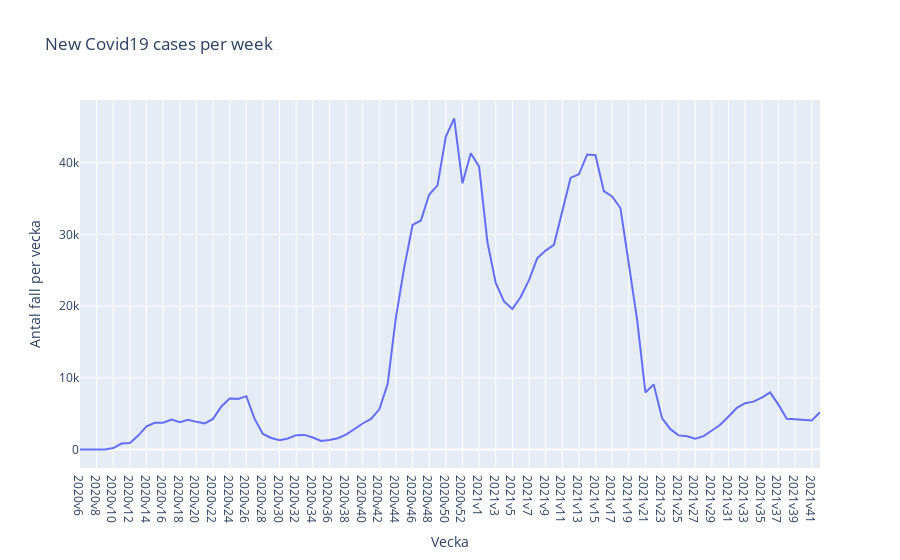

Notebook code for this chart:
### Markdown cell above
- d) Rita en linjediagram som visar nya fall per vecka från 2020v6 till nu.

### Code cell
fig = px.line(covid19, 
                x="Vecka", 
                y="Antal fall per vecka", 
                title='New Covid19 cases per week')

fig.show()

fig.write_html("Visualiseringar/Upp1_d_New_Covid19_cases_per_week.html")

### Figure 1 — Plotly figure (JSON) as saved in the notebook; plotly's stock layout.template omitted (floating-point values rounded to 4 significant figures)
{"data": [{"hovertemplate": "Vecka=%{x}<br>Antal fall per vecka=%{y}<extra></extra>", "legendgroup": "", "line": {"color": "#636efa", "dash": "solid"}, "marker": {"symbol": "circle"}, "mode": "lines", "name": "", "orientation": "v", "showlegend": false, "type": "scatter", "x": ["2020v6", "2020v7", "2020v8", "2020v9", "2020v10", "2020v11", "2020v12", "2020v13", "2020v14", "2020v15", "2020v16", "2020v17", "2020v18", "2020v19", "2020v20", "2020v21", "2020v22", "2020v23", "2020v24", "2020v25", "2020v26", "2020v27", "2020v28", "2020v29", "2020v30", "2020v31", "2020v32", "2020v33", "2020v34", "2020v35", "2020v36", "2020v37", "2020v38", "2020v39", "2020v40", "2020v41", "2020v42", "2020v43", "2020v44", "2020v45", "2020v46", "2020v47", "2020v48", "2020v49", "2020v50", "2020v51", "2020v52", "2020v53", "2021v1", "2021v2", "2021v3", "2021v4", "2021v5", "2021v6", "2021v7", "2021v8", "2021v9", "2021v10", "2021v11", "2021v12", "2021v13", "2021v14", "2021v15", "2021v16", "2021v17", "2021v18", "2021v19", "2021v20", "2021v21", "2021v22", "2021v23", "2021v24", "2021v25", "2021v26", "2021v27", "2021v28", "2021v29", "2021v30", "2021v31", "2021v32", "2021v33", "2021v34", "2021v35", "2021v36", "2021v37", "2021v38", "2021v39", "2021v40", "2021v41", "2021v42"], "xaxis": "x", "y": [1, 0, 0, 13, 211, 838, 924, 1957, 3229, 3740, 3752, 4203, 3832, 4153, 3869, 3659, 4280, 6021, 7123, 7073, 7455, 4279, 2179, 1622, 1316, 1556, 2014, 2052, 1687, 1200, 1332, 1592, 2080, 2919, 3642, 4278, 5620, 9155, 18474, 25405, 31319, 31944, 35560, 36837, 43631, 46177, 37134, 41323, 39455, 28942, 23230, 20660, 19605, 21283, 23615, 26690, 27748, 28555, 33033, 37881, 38386, 41147, 41037, 36032, 35306, 33680, 25916, 18169, 7974, 9094, 4394, 2848, 1982, 1869, 1514, 1881, 2662, 3459, 4608, 5820, 6464, 6689, 7236, 7972, 6265, 4307, 4240, 4140, 4074, 5201], "yaxis": "y"}], "layout": {"legend": {"tracegroupgap": 0}, "title": {"text": "New Covid19 cases per week"}, "xaxis": {"anchor": "y", "domain": [0, 1], "title": {"text": "Vecka"}}, "yaxis": {"anchor": "x", "domain": [0, 1], "title": {"text": "Antal fall per vecka"}}}}
